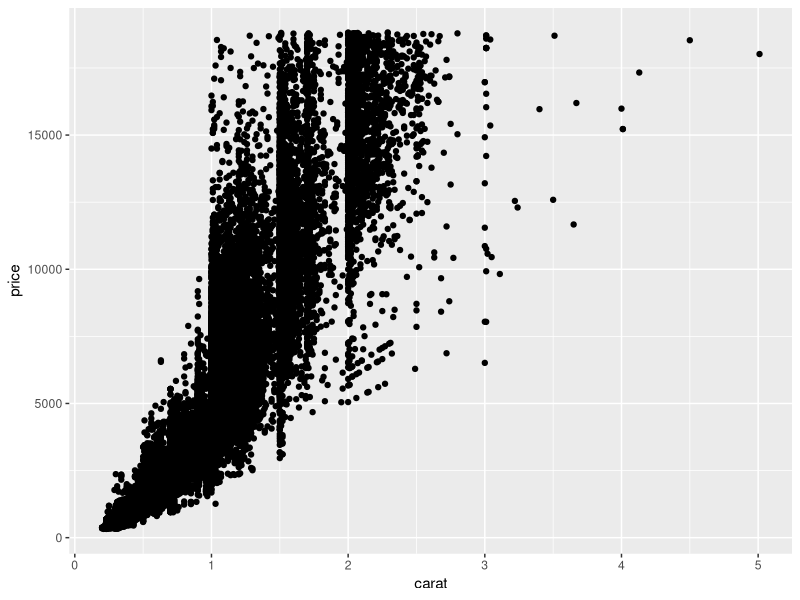
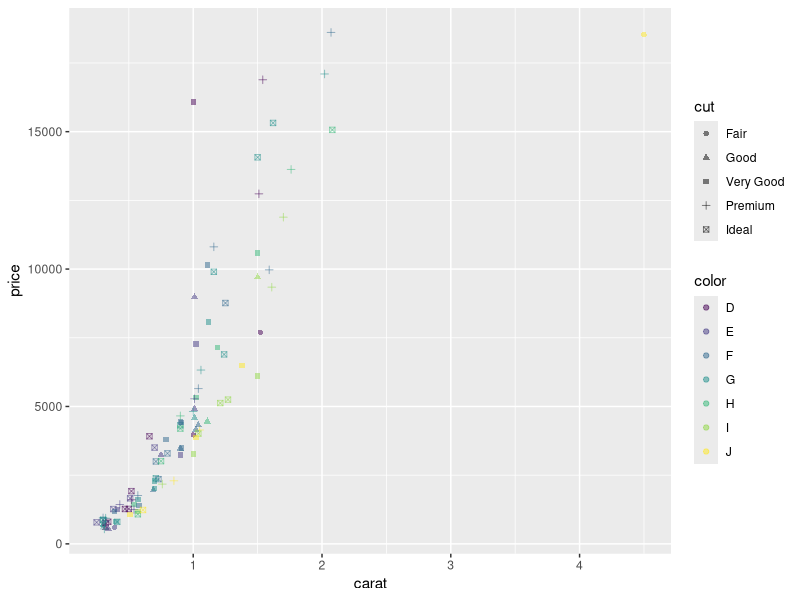
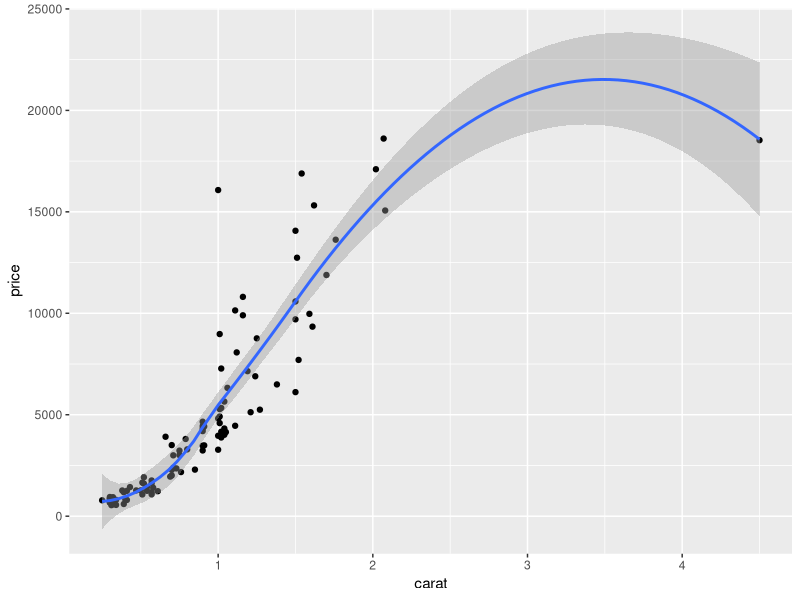
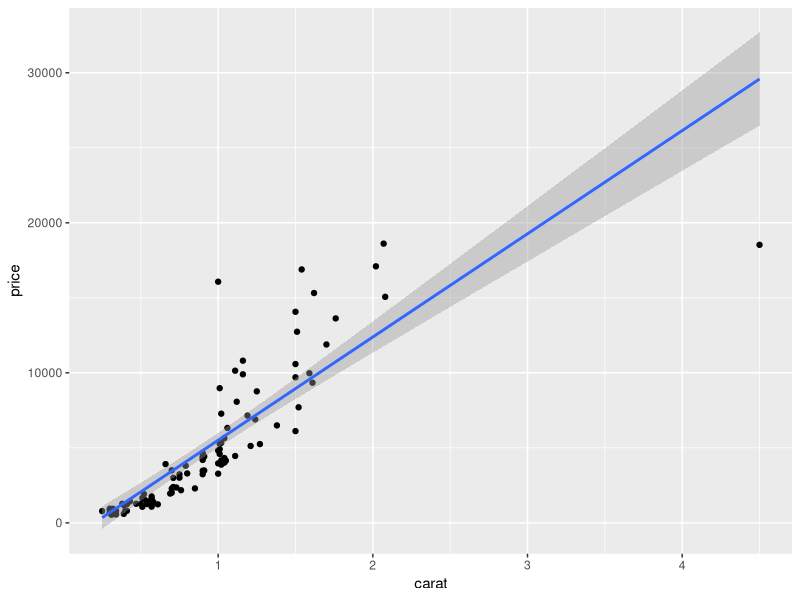
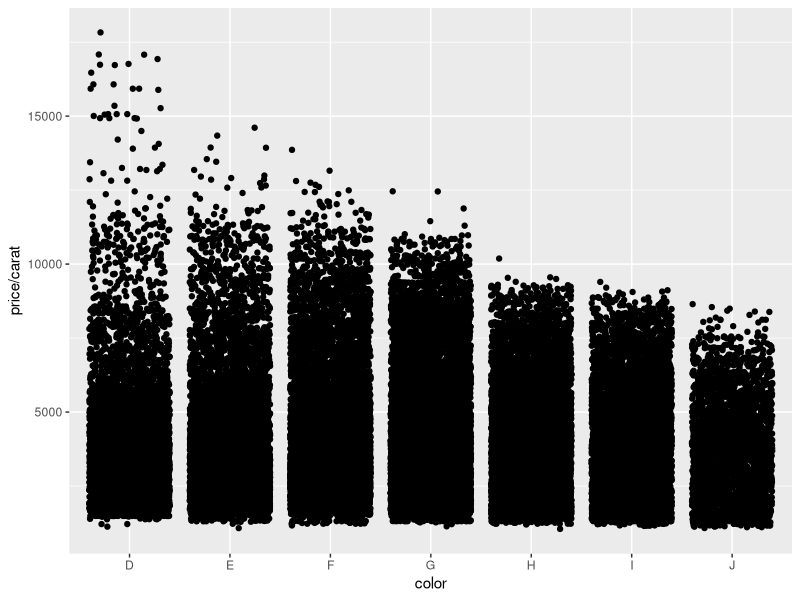
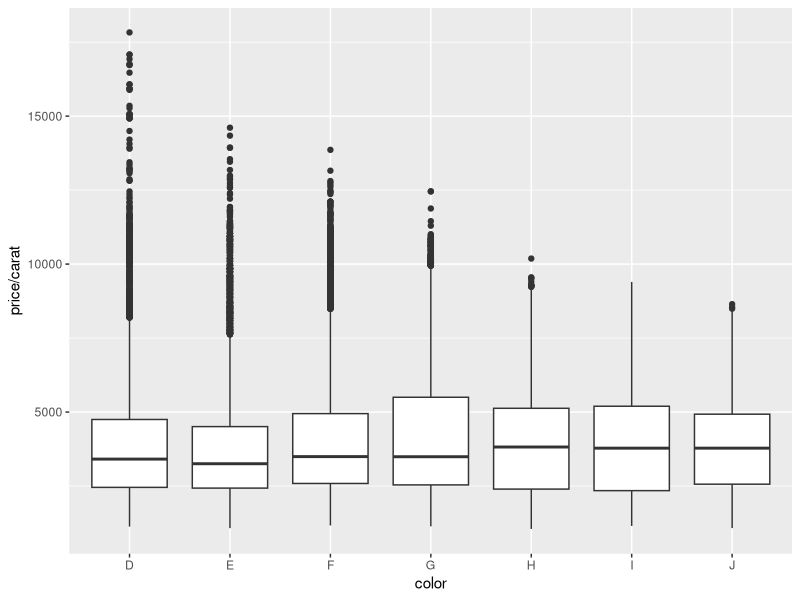
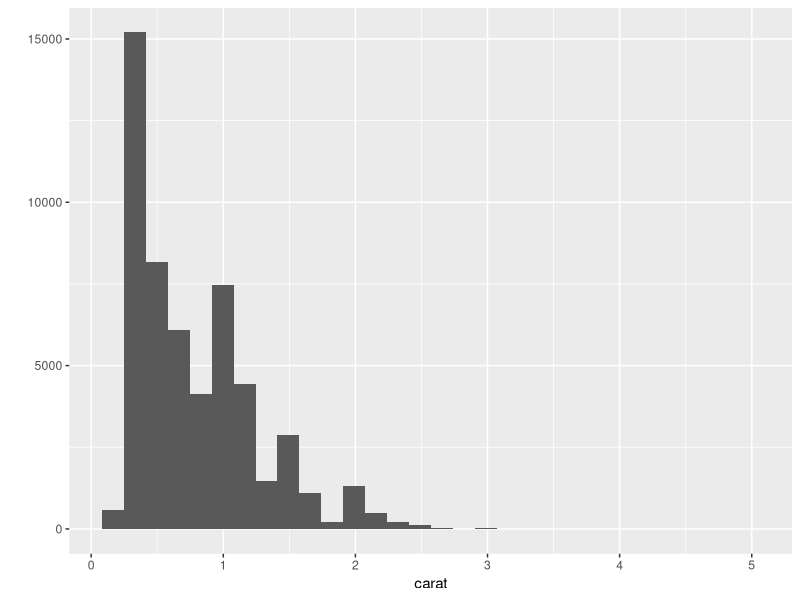
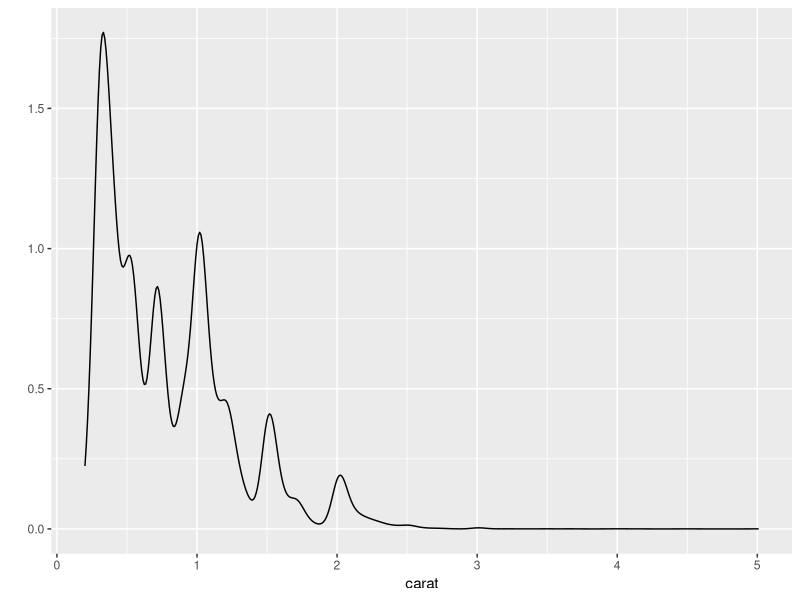

These charts were generated, in order, by the following R code:
## ---- chunk 1
library(ggplot2)
## ---- chunk 2
set.seed(1410)  # make the sample reproducible
head(diamonds)
dsmall <- diamonds[sample(nrow(diamonds), 100), ]
## ---- chunk 3
qplot(carat, price, data=diamonds)
## ---- chunk 4
qplot(carat, price, data=dsmall, color=color, shape=cut, alpha=I(1/2))
## ---- chunk 5
qplot(carat, price, data=dsmall, geom=c("point", "smooth"))
## ---- chunk 6
qplot(carat, price, data=dsmall, geom=c("point", "smooth"), method="lm")
## ---- chunk 7
qplot(color, price/carat, data=diamonds, geom="jitter")
## ---- chunk 8
qplot(color, price/carat, data=diamonds, geom="boxplot")
## ---- chunk 9
qplot(carat, data=diamonds, geom="histogram")
## ---- chunk 10
qplot(carat, data=diamonds, geom="density")
## ---- chunk 11
qplot(carat, data=diamonds, geom="histogram", binwidth=1)
qplot(carat, data=diamonds, geom="histogram", binwidth=0.1)
qplot(carat, data=diamonds, geom="histogram", binwidth=0.01)
